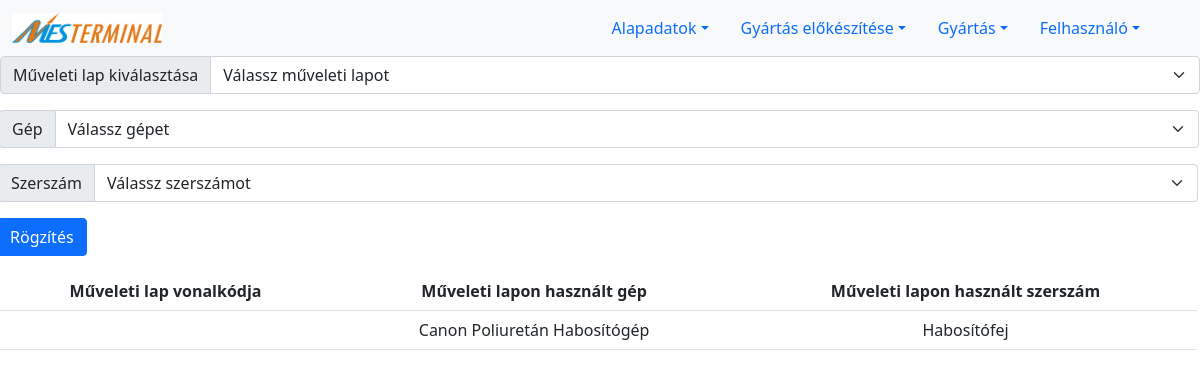
The page /order_machine_tool.php on the database as committed earlier.
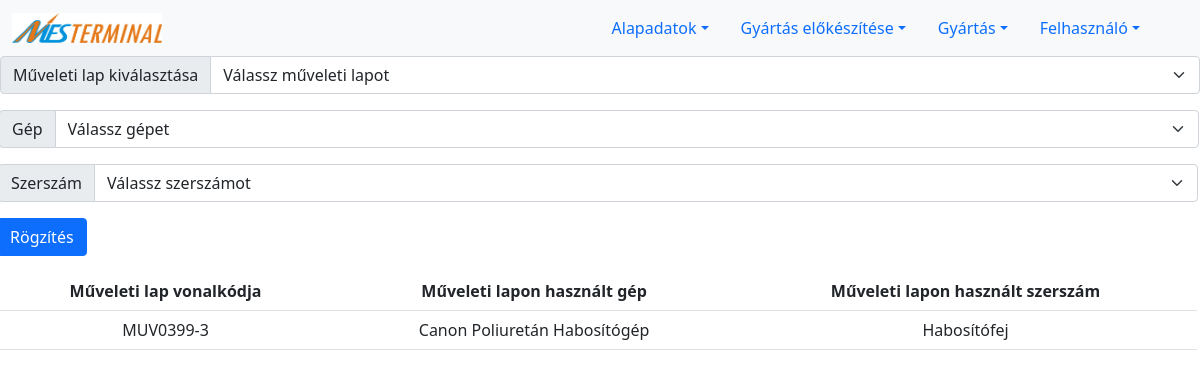
The same page on the database as committed later.
### tables this page shows
CREATE TABLE `machine_tool` (
  `ID` int(11) NOT NULL,
  `barcode` varchar(11) DEFAULT NULL,
  `machine_ID` int(11) DEFAULT NULL,
  `name` varchar(255) NOT NULL
);

CREATE TABLE `machine` (
  `ID` int(11) NOT NULL,
  `barcode` varchar(11) DEFAULT NULL,
  `name` varchar(255) NOT NULL
);

CREATE TABLE `order_manufacturing_step` (
  `ID` int(11) NOT NULL,
  `barcode` varchar(11) DEFAULT NULL,
  `order_ID` int(11) NOT NULL,
  `manufacturing_step_ID` int(11) NOT NULL,
  `expected_count` int(11) NOT NULL,
  `pass_count` int(11) DEFAULT NULL,
  `fail_count` int(11) DEFAULT NULL,
  `normal_time` float NOT NULL,
  `preparation_time` float NOT NULL,
  `unit_of_time` float NOT NULL
);

### order_machine_tool.php (the view, shortened to what this page needs)
<?php
if(!isset($_SESSION['aid'])){
    $adminId='';
}
else{
    $adminId=$_SESSION['aid'];
}
if($adminId != 0){
include_once("connection.php");
print '<form action="feldolgozok/newOrderMachineTool.php" method="POST">
        <div class="input-group mb-3">
        <div class="input-group mb-3">
        <label class="input-group-text" for="orders"> Műveleti lap kiválasztása</label>
        <select name="order_ID" class="form-select" id="orders">
          <option selected>Válassz műveleti lapot</option>
';
print '</select>
</div>
<div class="input-group mb-3">
  <div class="input-group mb-3">
  <label class="input-group-text" for="machines">Gép</label>
  <select name="machine_ID" class="form-select" id="machines">
    <option selected>Válassz gépet</option>';
    print'
  </select>
</div>';
print '
<div class="input-group mb-3">
  <div class="input-group mb-3">
  <label class="input-group-text" for="machinetools">Szerszám</label>
  <select name="machine_tool_ID" class="form-select" id="machinetools">
    <option selected>Válassz szerszámot</option>';
    print'
  </select>
</div>
<div class="input-group mb-3">
  <input type="submit" value="Rögzítés" class="btn btn-primary">
</div>
</form>
';
include_once("lists/listorder_machine_tool.php");
}
?>

### lists/listorder_machine_tool.php (shortened to what this page needs)
<?php
include "connection.php";
print '
    <table class="table">
    <th style="text-align:center; vertical-align:middle"> Műveleti lap vonalkódja </th>
    <th style="text-align:center; vertical-align:middle"> Műveleti lapon használt gép </th>
    <th style="text-align:center; vertical-align:middle"> Műveleti lapon használt szerszám </th>
    <tr>
    ';
$sql="
SELECT
`order_manufacturing_step`.barcode as ormanst_barcode,
`machine`.name as machine_name,
`machine_tool`.name as machine_tool_name
FROM `order_manufacturing_step_machine_tool`
INNER JOIN `order_manufacturing_step` ON `order_manufacturing_step_machine_tool`.order_manufacturing_step_ID=`order_manufacturing_step`.ID
INNER JOIN `machine` ON `order_manufacturing_step_machine_tool`.machine_ID=`machine`.ID
INNER JOIN `machine_tool` ON `order_manufacturing_step_machine_tool`.machine_tool_ID=`machine_tool`.ID
";
$reultWorkersPosts = $conn -> query($sql);
if ($reultWorkersPosts->num_rows > 0) {
    while($row = $reultWorkersPosts->fetch_assoc()) {
        print '
        <tr><td style="text-align:center; vertical-align:middle">'.$row['ormanst_barcode'].'</td>
        <td style="text-align:center; vertical-align:middle">'.$row['machine_name'].'</td>
        <td style="text-align:center; vertical-align:middle">'.$row['machine_tool_name'].'</td>
        </tr>
        ';
    }
}
print '</table>';
?>

Rows that differ between the two databases and show on the page:
no longer on this page (row unchanged): machine_tool: machine.name "Canon Poliuretán Habosítógép", name "Habosítófej"
now on this page (row edited): order_manufacturing_step: barcode "MUV0399-3", machine.name "Canon Poliuretán Habosítógép", machine_tool.name "Habosítófej"
